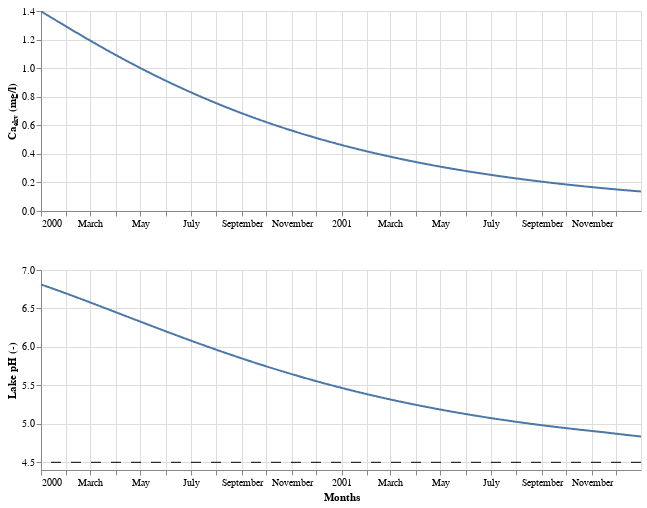

Write notebook code for a chart like this one.
### Markdown cell above
## 4. Modify and re-run

### Code cell
lake.flow_prof = "none"
model.plot_result(lib="Altair")

### Figure 1 — Vega-Lite specification as saved in the notebook (floating-point values rounded to 4 significant figures; data arrays with more than 128 entries replaced by an {"elided": "..."} marker saying what was removed)
{"config": {"view": {"continuousWidth": 300, "continuousHeight": 300}}, "vconcat": [{"data": {"name": "data-545f38bb75a7dd275d8f3e3351a58efe"}, "mark": {"type": "line"}, "encoding": {"tooltip": [{"field": "date", "type": "temporal"}, {"field": "Ca (mg/l)", "format": ",.2f", "type": "quantitative"}], "x": {"axis": {"grid": true, "title": " "}, "field": "date", "type": "temporal"}, "y": {"axis": {"title": "Caₑₖᵥ (mg/l)"}, "field": "Ca (mg/l)", "type": "quantitative"}}, "height": 200, "name": "view_8", "width": 600}, {"layer": [{"data": {"name": "data-545f38bb75a7dd275d8f3e3351a58efe"}, "mark": {"type": "line"}, "encoding": {"tooltip": [{"field": "date", "type": "temporal"}, {"field": "pH", "format": ",.2f", "type": "quantitative"}], "x": {"axis": {"grid": true, "title": "Months"}, "field": "date", "type": "temporal"}, "y": {"axis": {"title": "Lake pH (-)"}, "field": "pH", "scale": {"zero": false}, "type": "quantitative"}}, "name": "view_7"}, {"data": {"name": "data-6365363ef254e581922c1ab3482028c7"}, "mark": {"type": "rule", "strokeDash": [10, 10]}, "encoding": {"y": {"field": "pH", "type": "quantitative"}}}], "height": 200, "width": 600}], "params": [{"name": "param_9", "select": {"type": "interval", "encodings": ["x", "y"]}, "bind": "scales", "views": ["view_8"]}, {"name": "param_8", "select": {"type": "interval", "encodings": ["x", "y"]}, "bind": "scales", "views": ["view_7"]}], "$schema": "https://vega.github.io/schema/vega-lite/v5.16.3.json", "datasets": {"data-545f38bb75a7dd275d8f3e3351a58efe": {"elided": "731 records"}, "data-6365363ef254e581922c1ab3482028c7": [{"pH": 4.5}]}}
